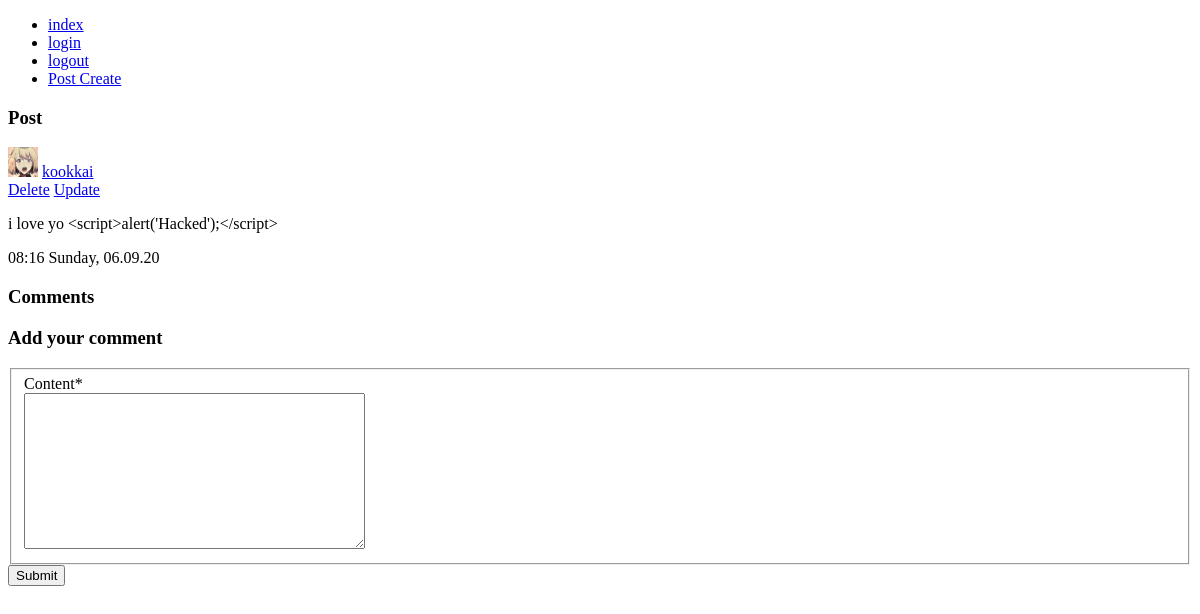
/post/5/ (signed in), run on an earlier commit of the app's database.
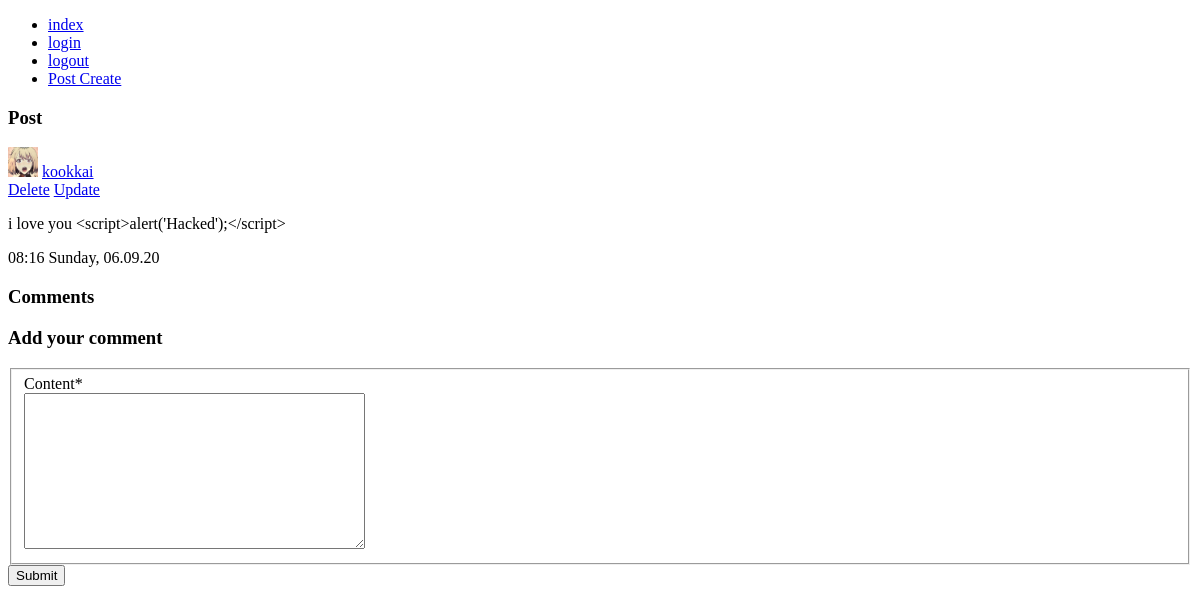
And on a later commit of the database.
### blog/models.py (models this page shows, shortened)
class Post(models.Model):
    content = models.TextField(max_length=280)
    date_posted = models.DateTimeField(default = timezone.now)
    likes = models.IntegerField(default=0)
    dislikes = models.IntegerField(default=0)
    author = models.ForeignKey(User,on_delete=models.CASCADE)

### users/models.py (models this page shows, shortened)
class Profile(models.Model):
    user = models.OneToOneField(User,on_delete=models.CASCADE)
    image = models.ImageField(default='default.png',upload_to='profile-pictures')

### blog/views.py (the view)
# urls.py: path('post/<int:pk>/',PostDetail.as_view(),name='post-detail'),
class PostDetail(DetailView):
    model = Post
    template_name = 'blog/post-detail.html'
    context_object_name = 'post'
    def get_context_data(self, **kwargs):
        data = super().get_context_data(**kwargs)
        comments_connected = Comment.objects.filter(post_connected=self.get_object()).order_by('-date_posted')
        data['comments'] = comments_connected
        data['form'] = UserCommentForm(instance=self.request.user)
        return data
    def post(self, request, *args, **kwargs):
        new_comment = Comment(content=request.POST.get('content'),
                              author=self.request.user,
                              post_connected=self.get_object())
        new_comment.save()
        return self.get(self, request, *args, **kwargs)

### blog/forms.py
class UserCommentForm(forms.ModelForm):
    class Meta:
        model = Comment
        fields = ['content']

### blog/templates/blog/post-detail.html (shortened to what this page needs)
{% extends "blog/base.html" %}
{% load crispy_forms_tags %}
{% block content %}
    <h3 class="">
        Post
    </h3>
  <img style="width: 30px; height: 30px;"
       src="{{ post.author.profile.image.url }}">
  <a href="{% url 'user-posts' post.author %}">{{ post.author }} </a>
  <div>
    {% if post.author == user %}
    <a  href="{% url 'post-delete' post.id %}">Delete</a>
    <a  href="{% url 'post-update' post.id %}">Update</a>
    {%  endif %}
 </div>
  <a>
    <p>{{ post.content }}</p>
    <p> {{ post.date_posted | date:"H:i l, d.m.y" }}</p>
  </a>
  <h3>
      Comments
  </h3>
        {% if user is not None %}
                <h3>Add your comment</h3>
                <form method="POST" action="">
                    <fieldset>
                        {{ form | crispy }}
                    </fieldset>
                    <div>
                        <button  type="submit">Submit</button>
                    </div>
                </form>
        {% endif %}
{% endblock content %}

What changed in the data, as far as the page shows it:
changed Post "08:16 Sunday, 06.09.20": content "i love yo <script>alert('Hacked');</script>" → "i love you <script>alert('Hacked');</script>"
